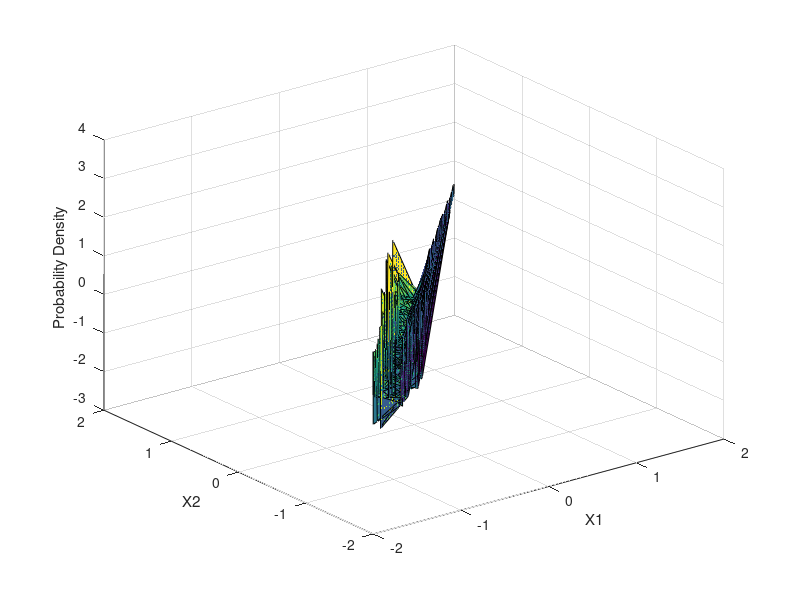

The MATLAB script that drew this image:
clear 
close all 
clc

mu = [1 -1];
Sigma = [0.9 0.4; 0.4 0.3];

rng('default')  % For reproducibility
X = mvnrnd(mu,Sigma,100);
%Evaluate the pdf of the distribution at the points in X.

y = mvnpdf(X,mu,Sigma);
y = [X(:,1),X(:,2),y];
m1 = min(X(:,1));
m2 = max(X(:,1));
m3 = min(X(:,2));
m4 = max(X(:,2));

Y = meshgrid(-2:4/size(y,1):2 -(4/size(y,1)),1:size(y,2));
Y  = reshape(Y, 100,3);
%Plot the probability density values.
surf(Y,Y,y)
xlabel('X1')
ylabel('X2')
zlabel('Probability Density')
